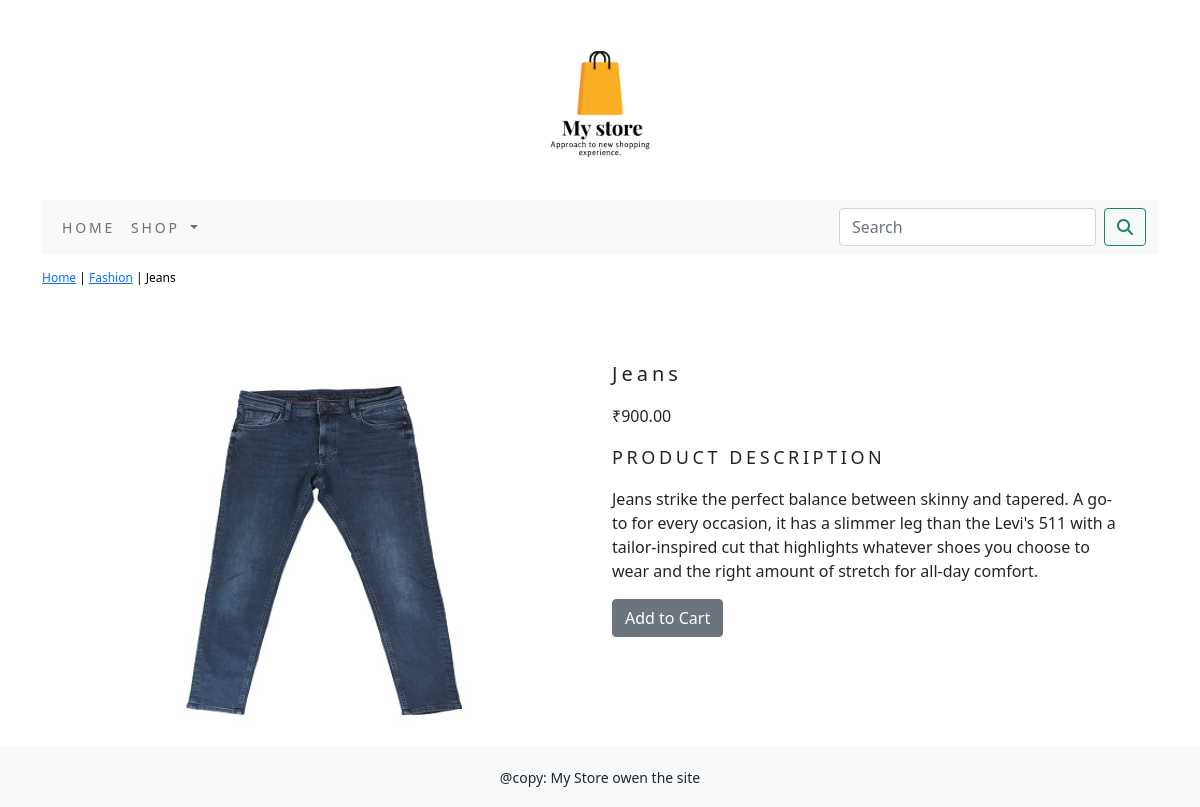
The app's page /shop/fashion/jeans/ with its own data.
### shop/models.py (models this page shows, shortened)
class Product(models.Model):
    name = models.CharField(max_length=250, unique=True)
    slug = models.SlugField(max_length=250, unique=True)
    description = models.TextField(blank=True)
    price = models.DecimalField(max_digits=10, decimal_places=2)
    category = models.ForeignKey(Category, on_delete=models.CASCADE)
    image = models.ImageField(upload_to='product', blank=True)
    stock = models.IntegerField()
    available = models.BooleanField(default=True)
    created = models.DateTimeField(auto_now_add=True)
    update = models.DateTimeField(auto_now=True)
    class Meta:
        ordering= ('name',)
        verbose_name='product'
        verbose_name_plural = 'products'

class Category(models.Model):
    name = models.CharField(max_length=250, unique=True)
    slug = models.SlugField(max_length=500, unique=True)
    description = models.TextField(blank=True)
    image= models.ImageField(upload_to='category', blank=True)
    class Meta:
        ordering= ('name',)
        verbose_name='category'
        verbose_name_plural = 'categories'
    def get_url(self):
        return reverse('shop:product_by_category', args=[self.slug])
    def __str__(self):
        return '{}'.format(self.name)

### shop/views.py (the view)
# urls.py: path('<slug:c_slug>/<slug:product_slug>/', views.proDetail, name='proCatDetail'),
def proDetail(request, c_slug, product_slug):
    try:
        product = Product.objects.get(category__slug=c_slug, slug=product_slug)
    except Exception as e:
        raise e
    return render(request, "product.html", {'product': product})

### cart/context_processors.py (called while the page is built)
def counter(request):
    item_count = 0
    if 'admin' in request.path:
         return {}
    else:
        try:
            cart = Cart.objects.filter(cart_id=_cart_id(request))
            cart_items = CartItems.objects.all().filter(cart=cart[:1])
            for cart_item in cart_items:
                item_count += cart_item.quantity
        except Cart.DoesNotExist:
            item_count = 0
    return dict(item_count=item_count)

### cart/views.py (called while the page is built)
def _cart_id(request):
    cart = request.session.session_key
    if not cart:
        cart = request.session.create()
    return cart

### shop/context_processors.py (called while the page is built)
def menu_links(request):
    links = Category.objects.all()
    return dict(links=links)

### templates/product.html (shortened to what this page needs)
{% extends 'base.html' %}
{% load static %}
{% block content %}
<div class="row my_prod_row_class">
    <div class="mx_auto">
        <p><a href="{% url 'shop:allproductCat' %}">Home</a> | <a href="{{product.category.get_url}}">{{product.category}}</a> | {{product.name}}</p>
    </div>
</div>
<div class="container">
<br>
<div class="row">
    <div class="col-12 col-sm-12 col-md-12 col-lg-6 text-center">
        <div style="min-width:18rem">
            <img src="{{product.image.url}}" alt="{{product.name}}" width="400px;" height="400px;">
        </div>
    </div>
        <div class="col-12 col-sm-12 col-lg-6">
            <div>
            <h1 class="my_prod_title">{{product.name}}</h1>
            <p>₹{{product.price}}</p>
            <p class="my_title"> Product Description</p>
            <p class="text-justify my_prod_text">{{product.description}}</p>
            {% if product.stock <= 0 %}
            <p class="text-justify my_prod_text"><b>Out of Stock</b></p>
            {% else %}
            <a class="btn btn-secondary" href="{% url 'cart:add_cart' product.id %}">Add to Cart</a>
            {% endif %}
            </div>
        </div>
    </div>
</div>
{% endblock %}

### static/css/custom.css (style rules this page uses)
.my_title { font-size:18px; text-transform:uppercase; letter-spacing:.2em; }
.my_prod_row_class { padding-top:15px; padding-bottom:20px; }
.my_prod_row_class .mx_auto { color:#000; font-size:12px; text-decoration:none; }
.my_prod_title { font-size:20px; text_transform:uppercase; letter-spacing:.2em; padding-top:15px; padding-bottom:10px; }
.my_prod_text { padding-right:20px; }

### records on screen
Product: category "Fashion", name "Jeans", image (picture), price "900.00", description "Jeans strike the perfect balance between skinny and tapered. A go-to for every occasion, it has a slimmer leg than the Levi's 511 with a tailor-inspired cut that highlights whatever shoes you choose to wear and the right amount of stretch for all-day comfort."
